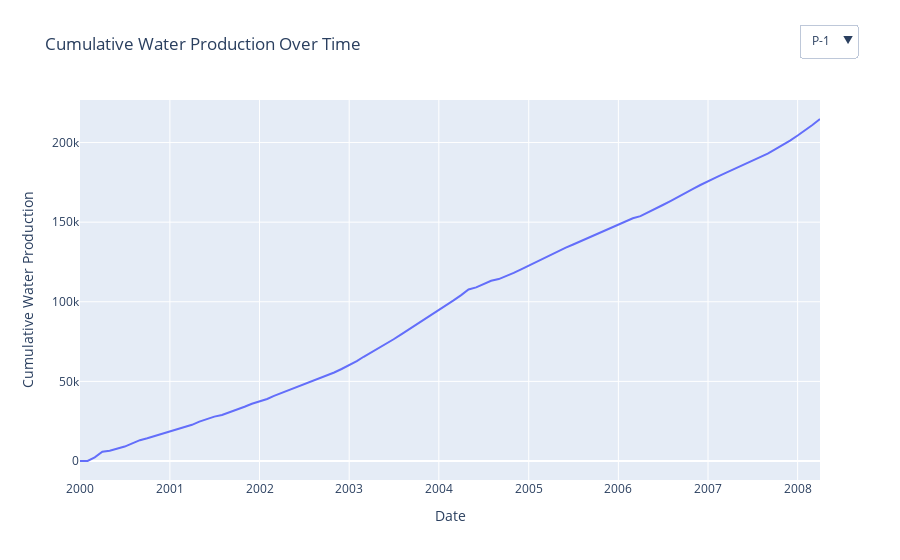

The notebook cell this image was saved under:
### Markdown cell above
<hr>

Below is an interactive dropdown for selecting different wells and viewing their "Cumulative Water Production Over Time"

### Code cell
# Create an empty figure for Cumulative Water Production
fig_cumulative = go.Figure()

# Add an interactive dropdown menu for Cumulative Water Production
buttons_cumulative = []
for well in wells:
    well_df = df[df['Well Name'] == well]
    years = well_df['Date'].dt.year.unique()
    visible = [well == w for w in wells]
    
    button = dict(label=well,
                  method='update',
                  args=[{'visible': visible},
                        {'title': f'Cumulative Water Production Over Time for {well}',
                         'xaxis': {'tickvals': years, 'ticktext': years, 'rangeslider': {'visible': True}}}],
                  )
    buttons_cumulative.append(button)
    
    fig_cumulative.add_trace(go.Scatter(x=well_df['Date'], y=well_df['Cumulative Water Production'], mode='lines', name=well))

# Update the layout for Cumulative Water Production
fig_cumulative.update_layout(title=f'Cumulative Water Production Over Time',
                             xaxis_title='Date', 
                             yaxis_title='Cumulative Water Production',
                             updatemenus=[dict(buttons=buttons_cumulative, direction='down', x=1.05, y=1.2, showactive=True)])

# Display the initial well data for Cumulative Water Production
fig_cumulative.update_traces(visible=False)
fig_cumulative.data[0].visible = True

# Display the plot for Cumulative Water Production
fig_cumulative.show()
